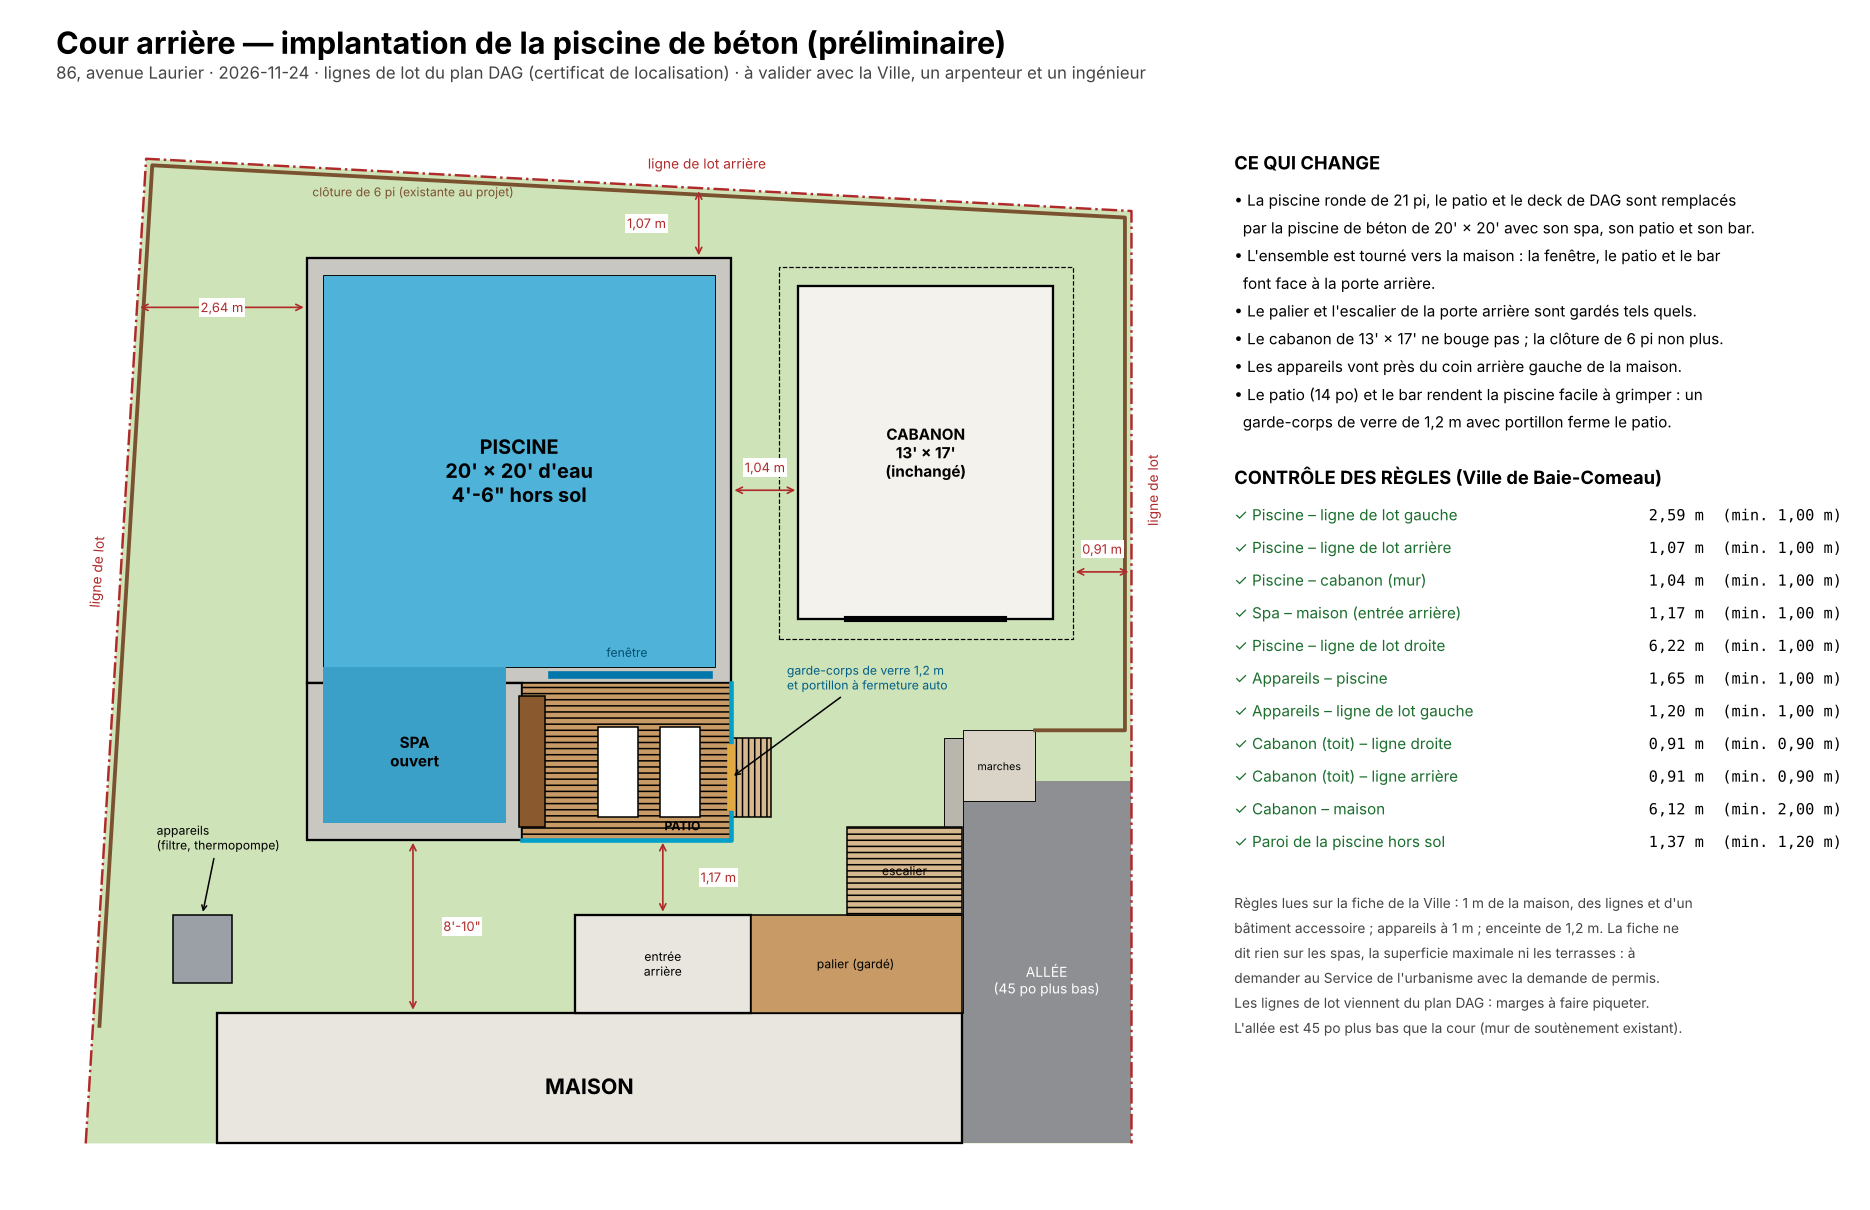

Here is the Python script that generated this plot:
"""Implantation préliminaire de la piscine de béton (20' × 20', spa ouvert, patio et bar) dans la cour arrière du 86, avenue
Laurier. Repère de la maison (pouces) : x le long de la façade, y vers l'arrière (mur arrière à y = 380). Lignes de lot et
bâtiments : renovation/MAISON-18_deux_etages/exterieur.py (plan DAG sur le certificat de localisation). Sort cour_plan.png.
Règles (Ville de Baie-Comeau, fiche « Réglementation | Piscine hors terre », lue le 2026-11-24) : piscine à 1 m au moins du
bâtiment principal, des lignes de lot et d'un bâtiment accessoire ; appareils à 1 m au moins de la piscine et des lignes ;
enceinte de 1,2 m avec porte à fermeture et verrouillage automatiques ; remise à 90 cm des lignes et 2 m de la maison."""
import math
import matplotlib; matplotlib.use("Agg")
import matplotlib.pyplot as plt
from matplotlib.patches import Rectangle, Polygon

M1 = 39.37                                    # 1 m en pouces
X0, YF = 55, 486                              # coin avant gauche de l'ensemble (devant du spa et du patio, vers la maison)
SW, SD, PL, PW = 132, 96, 260, 260
YP = YF + SD                                  # mur avant de la piscine (celui de la fenêtre)
PISC = (X0, YP, X0 + PL, YP + PW); SPA = (X0, YF, X0 + SW, YP); PATIO = (X0 + SW, YF, X0 + PL, YP)
GAR = (356, 621, 512, 825); GAR_TOIT = (344, 609, 524, 837)
APP = (-27, 398, 9, 440)                      # dalle des appareils (filtre, thermopompe) 3' × 3'-6"
LG = lambda y: -75.5 + (32.1 / 523.3) * (y - 380)            # ligne de lot gauche (oblique)
RA, RB = (560.0, 871.0), (-43.0, 903.0)                        # ligne arrière
def d_arr(x, y):
    (ax, ay), (bx, by) = RA, RB; L = math.hypot(bx - ax, by - ay); return abs((bx - ax) * (ay - y) - (ax - x) * (by - ay)) / L
def d_gau(x, y):
    k = 32.1 / 523.3; return (x - LG(y)) / math.sqrt(1 + k * k)
m = lambda po: f"{po * 0.0254:.2f} m".replace(".", ",")
pp = lambda v: f"{int(round(v) // 12)}'-{int(round(v) % 12)}\""
CONTROLES = [
    ("Piscine – ligne de lot gauche", d_gau(PISC[0], PISC[3]), M1), ("Piscine – ligne de lot arrière", d_arr(PISC[2], PISC[3]), M1),
    ("Piscine – cabanon (mur)", GAR[0] - PISC[2], M1), ("Spa – maison (entrée arrière)", YF - 440, M1), ("Piscine – ligne de lot droite", 560 - PISC[2], M1),
    ("Appareils – piscine", math.hypot(SPA[0] - APP[2], SPA[1] - APP[3]), M1), ("Appareils – ligne de lot gauche", d_gau(APP[0], APP[1]), M1),
    ("Cabanon (toit) – ligne droite", 560 - GAR_TOIT[2], 35.43), ("Cabanon (toit) – ligne arrière", d_arr(GAR_TOIT[2], GAR_TOIT[3]), 35.43),
    ("Cabanon – maison", GAR[1] - 380, 78.74), ("Paroi de la piscine hors sol", 54, 47.24),
]
if __name__ == "__main__":
    fig = plt.figure(figsize=(17, 11), facecolor="white")
    fig.suptitle("Cour arrière — implantation de la piscine de béton (préliminaire)", fontsize=20, fontweight="bold", x=0.03, ha="left")
    fig.text(0.03, 0.935, "86, avenue Laurier · 2026-11-24 · lignes de lot du plan DAG (certificat de localisation) · à valider avec la Ville, un arpenteur et un ingénieur", fontsize=11, color="#444")
    a = fig.add_axes([0.02, 0.03, 0.62, 0.88]); a.set_aspect("equal"); a.axis("off")
    a.add_patch(Polygon([(LG(300), 300), (LG(903), 903), RA, (560, 300)], fc="#cfe3b8", ec="none"))
    a.add_patch(Rectangle((457, 300), 103, 222, fc="#8d8f92", ec="none")); a.text(508, 400, "ALLÉE\n(45 po plus bas)", ha="center", va="center", color="white", fontsize=9)
    a.add_patch(Rectangle((445, 380), 12, 168, fc="#b9b6ae", ec="k", lw=.6)); a.add_patch(Rectangle((457, 510), 44, 43, fc="#d9d4c7", ec="k", lw=.6)); a.text(479, 531, "marches", ha="center", va="center", fontsize=7)
    a.add_patch(Rectangle((0, 300), 456, 80, fc="#e9e6df", ec="k", lw=1.5)); a.text(228, 335, "MAISON", ha="center", va="center", fontsize=14, fontweight="bold")
    a.add_patch(Rectangle((219, 380), 108, 60, fc="#e9e6df", ec="k", lw=1.5)); a.text(273, 410, "entrée\narrière", ha="center", va="center", fontsize=8)
    a.add_patch(Rectangle((327, 380), 129, 60, fc="#c79a66", ec="k")); a.text(391, 410, "palier (gardé)", ha="center", va="center", fontsize=8)
    a.add_patch(Rectangle((386, 440), 70, 54, fc="#d8b98f", ec="k", hatch="---")); a.text(421, 467, "escalier", ha="center", va="center", fontsize=8)
    a.plot([LG(300), LG(903), RA[0], 560], [300, 903, RA[1], 300], color="#b02a2a", lw=1.6, ls="-."); a.text(300, 897, "ligne de lot arrière", color="#b02a2a", fontsize=9, ha="center")
    a.text(LG(650) - 8, 650, "ligne de lot", color="#b02a2a", fontsize=9, rotation=86, ha="right", va="center"); a.text(568, 700, "ligne de lot", color="#b02a2a", fontsize=9, rotation=90, va="center")
    a.plot([LG(372) + 4, LG(899) + 4, 556, 556, 501], [372, 899, 867, 553, 553], color="#7a5230", lw=2.5); a.text(120, 880, "clôture de 6 pi (existante au projet)", color="#7a5230", fontsize=8, ha="center")
    # cabanon
    a.add_patch(Rectangle(GAR_TOIT[:2], GAR_TOIT[2] - GAR_TOIT[0], GAR_TOIT[3] - GAR_TOIT[1], fc="none", ec="k", ls="--", lw=.8))
    a.add_patch(Rectangle(GAR[:2], GAR[2] - GAR[0], GAR[3] - GAR[1], fc="#f4f2ec", ec="k", lw=1.5)); a.text(434, 723, "CABANON\n13' × 17'\n(inchangé)", ha="center", va="center", fontsize=10, fontweight="bold")
    a.plot([386, 482], [621, 621], color="k", lw=4)
    # piscine, spa, patio
    BET, EAU, SPAC, BOIS = "#c9c7c2", "#4fb3d9", "#3aa0c8", "#c79a66"
    for (x0, y0, x1, y1), c in ((PISC, EAU), (SPA, SPAC)):
        a.add_patch(Rectangle((x0, y0), x1 - x0, y1 - y0, fc=BET, ec="k", lw=1.5))
    a.add_patch(Rectangle((PISC[0] + 10, PISC[1] + 10), PL - 20, PW - 20, fc=EAU, ec="k", lw=.6)); a.add_patch(Rectangle((SPA[0] + 10, SPA[1] + 10), SW - 20, SD, fc=SPAC, ec="none"))
    a.add_patch(Rectangle(PATIO[:2], PATIO[2] - PATIO[0], SD, fc=BOIS, ec="k", hatch="---"))
    a.add_patch(Rectangle((PATIO[0] - 2, YF + 8), 16, SD - 16, fc="#8a5a2e", ec="k")); a.plot([X0 + 150, X0 + 246], [YP + 5, YP + 5], color="#0077aa", lw=5)
    for xx in (X0 + 178, X0 + 216): a.add_patch(Rectangle((xx, YF + 14), 25, 55, fc="white", ec="k"))
    a.text(X0 + PL / 2, YP + PW / 2, "PISCINE\n20' × 20' d'eau\n4'-6\" hors sol", ha="center", va="center", fontsize=13, fontweight="bold"); a.text(X0 + SW / 2, YF + SD / 2 + 6, "SPA\nouvert", ha="center", va="center", fontsize=10, fontweight="bold")
    a.text(X0 + 196, YP + 16, "fenêtre", ha="center", fontsize=8, color="#004d6e"); a.text(X0 + PL - 30, YF + 4, "PATIO", fontsize=8, fontweight="bold", ha="center", va="bottom")
    # enceinte du patio : garde-corps de verre de 1,2 m et portillon
    a.plot([PATIO[0], PATIO[2], PATIO[2]], [YF, YF, YP], color="#00a0c8", lw=3); a.plot([PATIO[2], PATIO[2]], [YF + 20, YF + 56], color="#e2a93f", lw=5)
    a.annotate("garde-corps de verre 1,2 m\net portillon à fermeture auto", (PATIO[2], YF + 38), (PATIO[2] + 34, YF + 92), fontsize=8, arrowprops=dict(arrowstyle="->"), color="#005f88")
    a.add_patch(Rectangle((PATIO[2], YF + 14), 24, 48, fc="#d8b98f", ec="k", hatch="|||")); 
    a.add_patch(Rectangle(APP[:2], APP[2] - APP[0], APP[3] - APP[1], fc="#9aa0a6", ec="k")); a.annotate("appareils\n(filtre, thermopompe)", (APP[0] + 18, APP[3]), (APP[0] - 10, APP[3] + 40), fontsize=8, arrowprops=dict(arrowstyle="->"))
    def cote(x0, y0, x1, y1, t, dx=0, dy=0):
        a.annotate("", (x0, y0), (x1, y1), arrowprops=dict(arrowstyle="<->", lw=1.1, color="#b02a2a"))
        a.text((x0 + x1) / 2 + dx, (y0 + y1) / 2 + dy, t, ha="center", va="center", fontsize=8.5, color="#b02a2a", bbox=dict(fc="white", ec="none", pad=1))
    yb = PISC[3] - 30; cote(LG(yb), yb, PISC[0], yb, m(d_gau(PISC[0], yb))); cote(PISC[2] - 20, PISC[3], PISC[2] - 20, PISC[3] + d_arr(PISC[2] - 20, PISC[3]), m(d_arr(PISC[2], PISC[3])), dx=-32)
    cote(PISC[2], 700, GAR[0], 700, m(GAR[0] - PISC[2]), dy=14); cote(273, 440, 273, YF, m(YF - 440), dx=34); cote(120, 380, 120, YF, pp(YF - 380), dx=30)
    cote(GAR_TOIT[2], 650, 560, 650, m(560 - GAR_TOIT[2]), dy=14)
    a.set_xlim(-110, 600); a.set_ylim(290, 925)
    fig.text(0.66, 0.86, "CE QUI CHANGE", fontweight="bold", fontsize=12)
    fig.text(0.66, 0.845, "\n".join([
        "• La piscine ronde de 21 pi, le patio et le deck de DAG sont remplacés",
        "  par la piscine de béton de 20' × 20' avec son spa, son patio et son bar.",
        "• L'ensemble est tourné vers la maison : la fenêtre, le patio et le bar",
        "  font face à la porte arrière.",
        "• Le palier et l'escalier de la porte arrière sont gardés tels quels.",
        "• Le cabanon de 13' × 17' ne bouge pas ; la clôture de 6 pi non plus.",
        "• Les appareils vont près du coin arrière gauche de la maison.",
        "• Le patio (14 po) et le bar rendent la piscine facile à grimper : un",
        "  garde-corps de verre de 1,2 m avec portillon ferme le patio."]), fontsize=10, va="top", linespacing=1.5)
    fig.text(0.66, 0.60, "CONTRÔLE DES RÈGLES (Ville de Baie-Comeau)", fontweight="bold", fontsize=12)
    y = 0.57
    for nom, v, mini in CONTROLES:
        ok = v >= mini - 0.01
        fig.text(0.66, y, ("✓ " if ok else "✗ ") + nom, fontsize=10, color="#1b6e2d" if ok else "#b02a2a"); fig.text(0.985, y, f"{m(v)}  (min. {m(mini)})", fontsize=10, ha="right", family="DejaVu Sans Mono"); y -= 0.027
    fig.text(0.66, y - 0.01, "\n".join([
        "Règles lues sur la fiche de la Ville : 1 m de la maison, des lignes et d'un",
        "bâtiment accessoire ; appareils à 1 m ; enceinte de 1,2 m. La fiche ne",
        "dit rien sur les spas, la superficie maximale ni les terrasses : à",
        "demander au Service de l'urbanisme avec la demande de permis.",
        "Les lignes de lot viennent du plan DAG : marges à faire piqueter.",
        "L'allée est 45 po plus bas que la cour (mur de soutènement existant)."]), fontsize=9, va="top", color="#444", linespacing=1.5)
    fig.savefig("cour_plan.png", dpi=110)
    for c in CONTROLES: print(("OK " if c[1] >= c[2] - .01 else "NON"), c[0], round(c[1], 1), ">=", round(c[2], 1))
